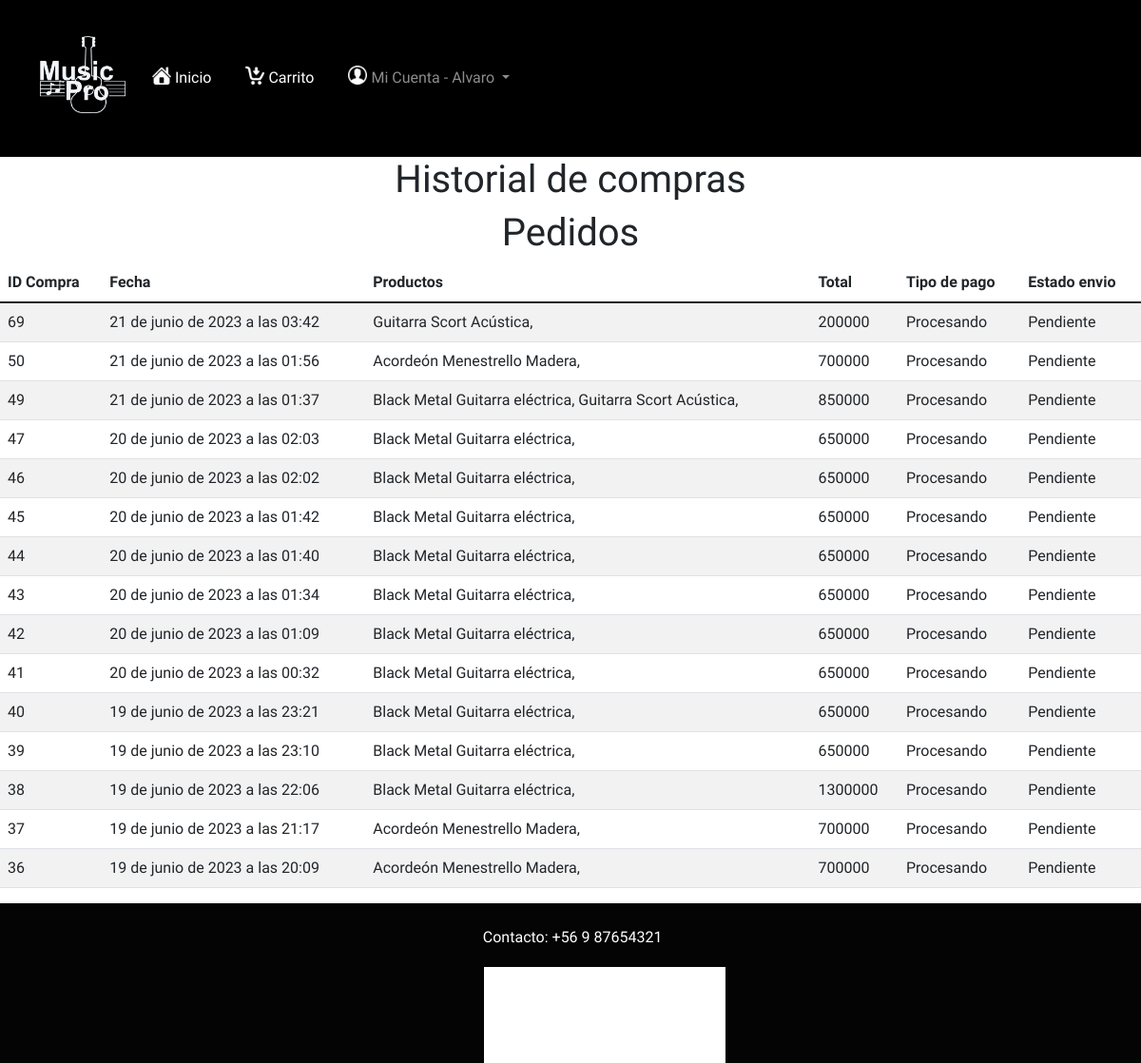
The page /historial (signed in) on the database its author committed.
### core/models.py (models this page shows, shortened)
class Historial(models.Model):
    fecha = models.DateTimeField(auto_now_add=True)
    total = models.IntegerField(default=0)
    estadoPago = models.BooleanField(default=False)
    estadoEnvio = models.BooleanField(default=False)
    OPCION_1 = 'Transferencia'
    OPCION_2 = 'Transbank'
    OPCIONES_TIPO_PAGO = [
        (True, OPCION_1),
        (False, OPCION_2),
    ]
    tipoPago = models.BooleanField(choices=OPCIONES_TIPO_PAGO, default=False)
    TIPO_1 = 'Logueado'
    TIPO_2 = 'Invitado'
    OPCIONES_TIPO_USUARIO = [
        (True, TIPO_1),
        (False, TIPO_2),
    ]
    tipoUsuario = models.BooleanField(choices=OPCIONES_TIPO_USUARIO, null=False,  default=False)
    email = models.EmailField(null=False, default='')

class Producto(models.Model):
    nombre = models.CharField(max_length=40)
    precio = models.IntegerField(default=0)
    stock = models.IntegerField(default=0)
    imagen =models.ImageField(upload_to='')
    descripcion = models.CharField(max_length=500, default='')
    idTipoProducto = models.ForeignKey(TipoProducto, on_delete=models.SET_NULL, null=True)

### core/views.py (the view)
# urls.py: path('historial', historial, name="historial"),
def historial(request):
    contexto = {
        'compras' : Historial.objects.filter(email = request.session['email']).order_by('-fecha'),
        'detalle' : DetalleCompra.objects.all(),
        'producto' : Producto.objects.all()
    }
    return render(request, 'core/historial.html', contexto)

### core/context_processor.py (called while the page is built)
def total_carrito(request):
    total = 0
    if 'carrito' in request.session:
        for key, value in request.session["carrito"].items():
            total += int(value["acumulado"])
    return {"total_carrito":total}

### core/templates/core/historial.html (shortened to what this page needs)
{% extends "core/layout.html" %}
{% load static %}
{% block head %}
<link rel="stylesheet" href="{% static 'core/css/pago.css' %}">
{% endblock %}
{% block content %}
<h1>Historial de compras</h1>
<table class="table table-striped">
    <thead>
        <h1>Pedidos</h1>
        <tr>
            <th>ID Compra</th>
            <th>Fecha</th>
            <th>Productos</th>
            <th>Total</th>
            <th>Tipo de pago</th>
            <th>Estado envio</th>
        </tr>
    </thead>
    <tbody>
        {% for compra in compras %}
        <tr>
            <td>{{ compra.id }}</td>
            <td>{{ compra.fecha }}</td>
            <td>
                {% for d in detalle %}
                {% if compra.id == d.idHistorial %}
                {% for p in producto %}
                {% if d.idProducto == p.id %}
                {{ p.nombre }},
                {% endif %}
                {% endfor %}
                {% endif %}
                {% endfor %}
            </td>
            <td>{{ compra.total }}</td>
            <td>{% if compra.estadoPago %}
                Aprobado
                {% else %}
                Procesando
                {% endif %}
            </td>
            <td>{% if compra.estadoEnvio %}
                Aprobado
                {% else %}
                Pendiente
                {% endif %}
            </td>
        </tr>
        {% empty %}
        <tr>
            <td colspan="5">No se encontraron compras.</td>
        </tr>
        {% endfor %}
    </tbody>
</table>
{% endblock %}

### core/static/core/css/stylelayout.css (style rules this page uses)
body { background-image: url("https://i.pinimg.com/564x/20/8b/9b/208b9ba35cebefbba9f945fb69f021ce.jpg"); background-repeat: no-repeat; background-position: center center; background-size: cover; background-attachment: fixed; }
* { padding: 0; margin: 0; font-family: 'Chakra Petch', sans-serif; }
body { background-color: #ffffff; background-color: #ffffff; }

### core/static/core/css/pago.css (style rules this page uses)
* { margin:0; padding: 0; }

### rows shown on the page
Historial: id "69", fecha "21 de junio de 2023 a las 03:42", total "200000", estadoPago "Procesando", estadoEnvio "Pendiente"
Producto: nombre "Guitarra Scort Acústica"
Historial: id "50", fecha "21 de junio de 2023 a las 01:56", total "700000", estadoPago "Procesando", estadoEnvio "Pendiente"
Producto: nombre "Acordeón Menestrello Madera"
Historial: id "49", fecha "21 de junio de 2023 a las 01:37", total "850000", estadoPago "Procesando", estadoEnvio "Pendiente"
Producto: nombre "Black Metal Guitarra eléctrica"
Historial: id "47", fecha "20 de junio de 2023 a las 02:03", total "650000", estadoPago "Procesando", estadoEnvio "Pendiente"
Historial: id "46", fecha "20 de junio de 2023 a las 02:02", total "650000", estadoPago "Procesando", estadoEnvio "Pendiente"
Historial: id "45", fecha "20 de junio de 2023 a las 01:42", total "650000", estadoPago "Procesando", estadoEnvio "Pendiente"
Historial: id "44", fecha "20 de junio de 2023 a las 01:40", total "650000", estadoPago "Procesando", estadoEnvio "Pendiente"
Historial: id "43", fecha "20 de junio de 2023 a las 01:34", total "650000", estadoPago "Procesando", estadoEnvio "Pendiente"
Historial: id "42", fecha "20 de junio de 2023 a las 01:09", total "650000", estadoPago "Procesando", estadoEnvio "Pendiente"
Historial: id "41", fecha "20 de junio de 2023 a las 00:32", total "650000", estadoPago "Procesando", estadoEnvio "Pendiente"
Historial: id "40", fecha "19 de junio de 2023 a las 23:21", total "650000", estadoPago "Procesando", estadoEnvio "Pendiente"
Historial: id "39", fecha "19 de junio de 2023 a las 23:10", total "650000", estadoPago "Procesando", estadoEnvio "Pendiente"
Historial: id "38", fecha "19 de junio de 2023 a las 22:06", total "1300000", estadoPago "Procesando", estadoEnvio "Pendiente"
Historial: id "37", fecha "19 de junio de 2023 a las 21:17", total "700000", estadoPago "Procesando", estadoEnvio "Pendiente"
Historial: id "36", fecha "19 de junio de 2023 a las 20:09", total "700000", estadoPago "Procesando", estadoEnvio "Pendiente"

### other values the page prints
{{ request.session.nombre }} "Alvaro"
